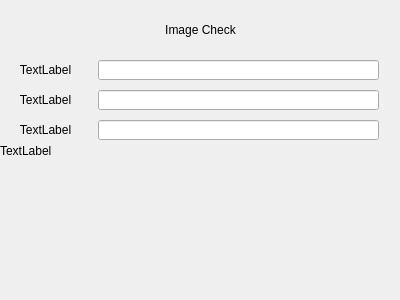
<?xml version="1.0" encoding="UTF-8"?>
<ui version="4.0">
 <class>Form</class>
 <widget class="QWidget" name="Form">
  <property name="geometry">
   <rect>
    <x>0</x>
    <y>0</y>
    <width>400</width>
    <height>300</height>
   </rect>
  </property>
  <property name="windowTitle">
   <string>Form</string>
  </property>
  <widget class="QWidget" name="gridLayoutWidget">
   <property name="geometry">
    <rect>
     <x>0</x>
     <y>0</y>
     <width>401</width>
     <height>301</height>
    </rect>
   </property>
   <layout class="QGridLayout" name="gridLayout">
    <item row="0" column="0">
     <widget class="QLabel" name="label">
      <property name="text">
       <string>TextLabel</string>
      </property>
     </widget>
    </item>
   </layout>
  </widget>
  <widget class="QLineEdit" name="lineEdit_2">
   <property name="geometry">
    <rect>
     <x>98</x>
     <y>90</y>
     <width>281</width>
     <height>20</height>
    </rect>
   </property>
  </widget>
  <widget class="QLabel" name="label_2">
   <property name="geometry">
    <rect>
     <x>0</x>
     <y>90</y>
     <width>91</width>
     <height>20</height>
    </rect>
   </property>
   <property name="text">
    <string>TextLabel</string>
   </property>
   <property name="alignment">
    <set>Qt::AlignCenter</set>
   </property>
  </widget>
  <widget class="QLineEdit" name="lineEdit_3">
   <property name="geometry">
    <rect>
     <x>98</x>
     <y>120</y>
     <width>281</width>
     <height>20</height>
    </rect>
   </property>
  </widget>
  <widget class="QLabel" name="label_3">
   <property name="geometry">
    <rect>
     <x>0</x>
     <y>120</y>
     <width>91</width>
     <height>20</height>
    </rect>
   </property>
   <property name="text">
    <string>TextLabel</string>
   </property>
   <property name="alignment">
    <set>Qt::AlignCenter</set>
   </property>
  </widget>
  <widget class="QLineEdit" name="lineEdit_4">
   <property name="geometry">
    <rect>
     <x>98</x>
     <y>60</y>
     <width>281</width>
     <height>20</height>
    </rect>
   </property>
  </widget>
  <widget class="QLabel" name="label_4">
   <property name="geometry">
    <rect>
     <x>0</x>
     <y>60</y>
     <width>91</width>
     <height>20</height>
    </rect>
   </property>
   <property name="text">
    <string>TextLabel</string>
   </property>
   <property name="alignment">
    <set>Qt::AlignCenter</set>
   </property>
  </widget>
  <widget class="QLabel" name="label_5">
   <property name="geometry">
    <rect>
     <x>0</x>
     <y>10</y>
     <width>401</width>
     <height>41</height>
    </rect>
   </property>
   <property name="text">
    <string>Image Check</string>
   </property>
   <property name="textFormat">
    <enum>Qt::RichText</enum>
   </property>
   <property name="alignment">
    <set>Qt::AlignCenter</set>
   </property>
  </widget>
 </widget>
 <resources/>
 <connections/>
</ui>
